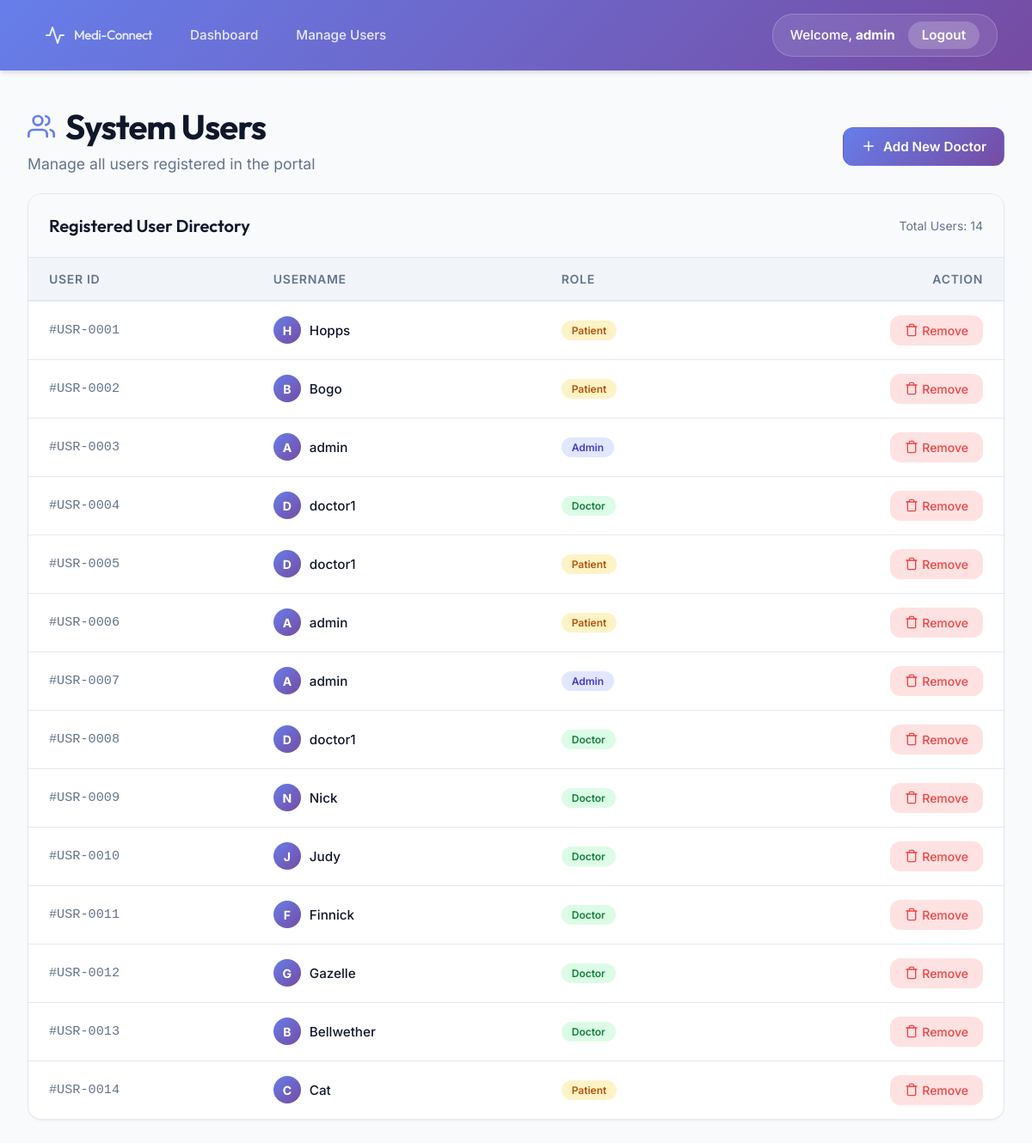
The page /admin/users (signed in) on the database as committed earlier.
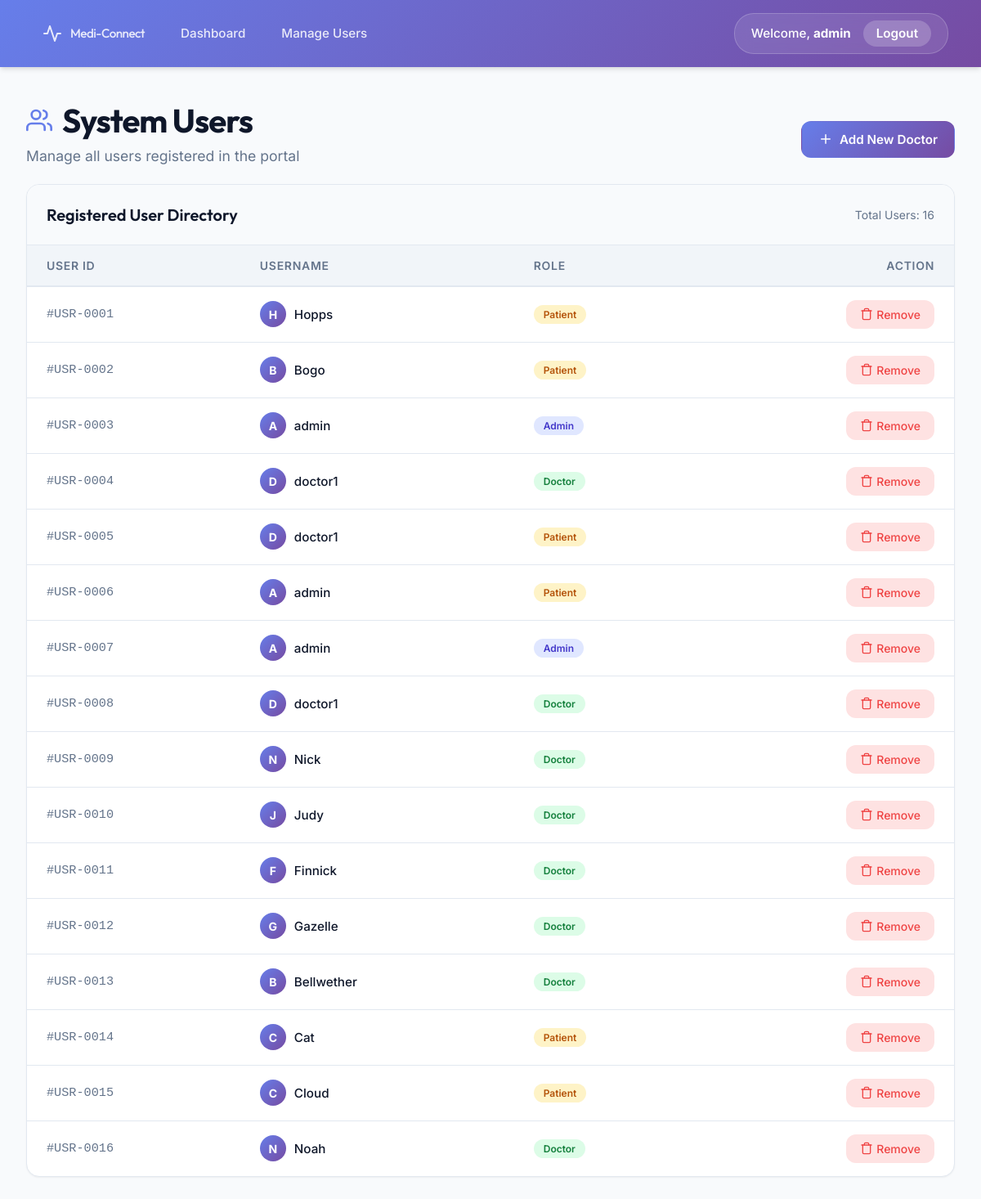
The same page on the database as committed later.
### tables this page shows
CREATE TABLE users(
    id INTEGER PRIMARY KEY AUTOINCREMENT,
    username TEXT,
    password TEXT,
    role TEXT
);

### app.py (the view)
@app.route('/admin/users')
def view_users():
    if session.get('role') != 'admin':
        return "Unauthorized access", 403
    conn = get_db_connection()
    users = conn.execute('SELECT id, username, role FROM users').fetchall()
    conn.close()
    return render_template('view_users.html', users=users)

### app.py (called while the page is built)
def get_db_connection():
    conn = sqlite3.connect('database.db')
    conn.row_factory = sqlite3.Row
    return conn

### templates/view_users.html (shortened to what this page needs)
{% extends "base.html" %}
{% block content %}
<div class="users-container">
    <div class="dashboard-header" style="display: flex; justify-content: space-between; align-items: flex-end; margin-bottom: 0;">
        <div>
            <h2>
                System Users
            </h2>
            <p>Manage all users registered in the portal</p>
        </div>
        <a href="/admin/add_doctor" class="btn-action btn-primary" style="margin-bottom: 0.5rem;">
            <svg width="18" height="18" viewBox="0 0 24 24" fill="none" stroke="currentColor" stroke-width="2" stroke-linecap="round" stroke-linejoin="round" style="margin-right: 8px;">
                <line x1="12" y1="5" x2="12" y2="19"></line>
                <line x1="5" y1="12" x2="19" y2="12"></line>
            </svg>
            Add New Doctor
        </a>
    </div>
    <div class="table-card">
        <div class="table-header">
            <h3>Registered User Directory</h3>
            <span style="color: var(--text-muted); font-size: 0.875rem;">Total Users: {{ users|length }}</span>
        </div>
        <table class="styled-table">
            <thead>
                <tr>
                    <th>User ID</th>
                    <th>Username</th>
                    <th>Role</th>
                    <th style="text-align: right;">Action</th>
                </tr>
            </thead>
            <tbody>
                {% if users %}
                    {% for user in users %}
                    <tr>
                        <td style="font-family: monospace; color: var(--text-muted);">#USR-{{ '%04d' % user.id }}</td>
                        <td style="font-weight: 500;">
                            <div style="display: flex; align-items: center; gap: 10px;">
                                <div style="width: 32px; height: 32px; border-radius: 50%; background: var(--gradient-brand); display: flex; align-items: center; justify-content: center; color: white; font-weight: bold; font-size: 0.875rem;">
                                    {{ user.username[0]|upper }}
                                </div>
                                {{ user.username }}
                            </div>
                        </td>
                        <td>
                            <span class="role-badge {% if user.role == 'admin' %}role-admin{% elif user.role == 'doctor' %}role-doctor{% else %}role-patient{% endif %}">
                                {{ user.role }}
                            </span>
                        </td>
                        <td class="actions-cell">
                            {% if user.role != 'admin' or user.id != session.get('user_id') %}
                            <a href="/delete_user/{{ user.id }}" class="btn-delete" onclick="return confirm('Are you sure you want to delete this user? This action cannot be undone.');">
                                <svg width="16" height="16" viewBox="0 0 24 24" fill="none" stroke="currentColor" stroke-width="2" stroke-linecap="round" stroke-linejoin="round" style="margin-right: 4px;">
                                    <polyline points="3 6 5 6 21 6"></polyline>
                                    <path d="M19 6v14a2 2 0 0 1-2 2H7a2 2 0 0 1-2-2V6m3 0V4a2 2 0 0 1 2-2h4a2 2 0 0 1 2 2v2"></path>
                                </svg>
                                Remove
                            </a>
                            {% endif %}
                        </td>
                    </tr>
                    {% endfor %}
                {% endif %}
            </tbody>
        </table>
    </div>
</div>
{% endblock %}

### templates/base.html (shortened to what this page needs)
<!DOCTYPE html>
<html lang="en">
<head>
</head>
<body>
<nav class="navbar">
    <div class="nav-left">
        <a href="/" class="navbar-brand">
            <svg width="24" height="24" viewBox="0 0 24 24" fill="none" stroke="currentColor" stroke-width="2" stroke-linecap="round" stroke-linejoin="round">
                <path d="M22 12h-4l-3 9L9 3l-3 9H2"/>
            </svg>
            Medi-Connect
        </a>
        {% if session.get('role') == 'admin' %}
            <a href="/admin">Dashboard</a>
            <a href="/admin/users">Manage Users</a>
        {% endif %}
    </div>
    <div class="nav-right">
        {% if session.get('username') %}
            <span>Welcome, <strong>{{ session.get('username') }}</strong></span>
            <a href="/logout">Logout</a>
        {% else %}
            <a href="/login">Login</a>
        {% endif %}
    </div>
</nav>
<main class="container">
    {% block content %}
    {% endblock %}
</main>
</body>
</html>

### templates/base.html (style rules this page uses)
:root { --primary: #667eea; --primary-hover: #5a6ed1; --secondary: #764ba2; --accent: #F43F5E; --bg-body: #F8FAFC; --bg-card: #FFFFFF; --text-main: #0F172A; --text-muted: #64748B; --border-color: #E2E8F0; --gradient-brand: linear-gradient(135deg, #667eea 0%, #764ba2 100%); --gradient-glass: linear-gradient(135deg, rgba(255,255,255,0.1), rgba(255,255,255,0)); --shadow-sm: 0 1px 2px 0 rgba(0, 0, 0, 0.05); --shadow-md: 0 4px 6px -1px rgba(0, 0, 0, 0.1), 0 2px 4px -1px rgba(0, 0, 0, 0.06); --shadow-lg: 0 10px 15px -3px rgba(0, 0, 0, 0.1), 0 4px 6px -2px rgba(0, 0, 0, 0.05); --shadow-xl: 0 20px 25px -5px rgba(0, 0, 0, 0.1), 0 10px 10px -5px rgba(0, 0, 0, 0.04); --radius-md: 0.75rem; --radius-lg: 1rem; --radius-xl: 1.5rem; --transition: all 0.3s cubic-bezier(0.4, 0, 0.2, 1); }
* { margin: 0; padding: 0; box-sizing: border-box; }
body { font-family: 'Inter', sans-serif; background-color: var(--bg-body); color: var(--text-main); min-height: 100vh; display: flex; flex-direction: column; overflow-x: hidden; -webkit-font-smoothing: antialiased; }
.navbar { background: var(--gradient-brand); padding: 1rem 2.5rem; display: flex; justify-content: space-between; align-items: center; box-shadow: var(--shadow-md); position: sticky; top: 0; z-index: 100; }
.navbar-brand { font-family: 'Outfit', sans-serif; font-size: 1.5rem; font-weight: 800; color: white; text-decoration: none; letter-spacing: -0.5px; display: flex; align-items: center; gap: 10px; }
.nav-left, .nav-right { display: flex; align-items: center; gap: 20px; }
.nav-left a { color: rgba(255, 255, 255, 0.85); text-decoration: none; font-weight: 500; font-size: 0.95rem; transition: var(--transition); padding: 0.5rem 0.75rem; border-radius: var(--radius-md); }
.nav-right { color: white; font-weight: 500; font-size: 0.95rem; background: rgba(255, 255, 255, 0.1); padding: 0.5rem 1.25rem; border-radius: var(--radius-xl); display: flex; align-items: center; gap: 15px; border: 1px solid rgba(255, 255, 255, 0.2); backdrop-filter: blur(10px); }
.nav-right a { color: white; text-decoration: none; font-weight: 600; background: rgba(255, 255, 255, 0.2); padding: 0.4rem 1rem; border-radius: var(--radius-xl); transition: var(--transition); }
.container { width: 100%; max-width: 1280px; margin: 0 auto; padding: 2.5rem 2rem; flex-grow: 1; animation: fadeIn 0.5s ease-out; }
.dashboard-header { margin-bottom: 2.5rem; }
.dashboard-header h2 { font-family: 'Outfit', sans-serif; font-size: 2.5rem; font-weight: 700; color: var(--text-main); letter-spacing: -1px; margin-bottom: 0.5rem; display: flex; align-items: center; gap: 12px; }
.dashboard-header p { color: var(--text-muted); font-size: 1.1rem; font-weight: 400; }
.btn-action { display: inline-flex; align-items: center; justify-content: center; padding: 0.75rem 1.25rem; background: var(--bg-body); color: var(--primary); border: 1px solid var(--border-color); border-radius: var(--radius-md); text-decoration: none; font-weight: 600; font-size: 0.95rem; transition: var(--transition); cursor: pointer; }
.btn-primary { background: var(--gradient-brand); color: white; border-color: transparent; }

Rows that differ between the two databases and show on the page:
added users: id "0015", username "C", username "Cloud", role "Patient"
added users: id "0016", username "N", username "Noah", role "Doctor"
Other text that changed with them:
{{ users|length }}: "14" → "16"
